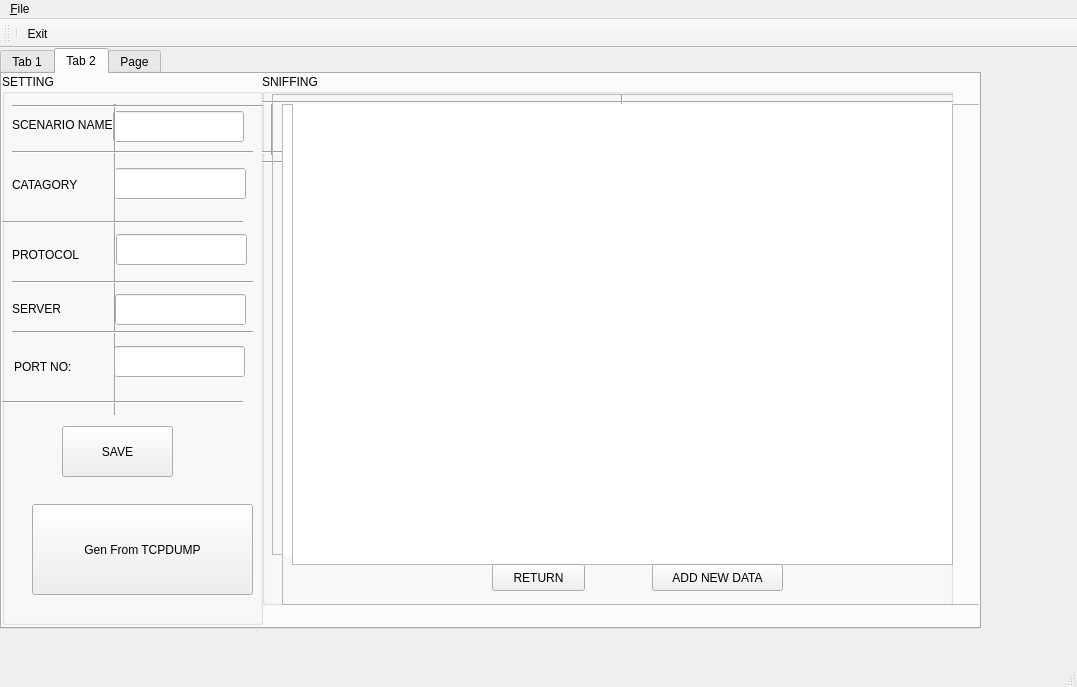
<?xml version="1.0" encoding="UTF-8"?>
<ui version="4.0">
 <class>MainWindow</class>
 <widget class="QMainWindow" name="MainWindow">
  <property name="geometry">
   <rect>
    <x>0</x>
    <y>0</y>
    <width>1077</width>
    <height>687</height>
   </rect>
  </property>
  <property name="windowTitle">
   <string>TCP STUB</string>
  </property>
  <widget class="QWidget" name="centralWidget">
   <widget class="Line" name="line_4">
    <property name="geometry">
     <rect>
      <x>0</x>
      <y>-17</y>
      <width>761</width>
      <height>20</height>
     </rect>
    </property>
    <property name="orientation">
     <enum>Qt::Horizontal</enum>
    </property>
   </widget>
   <widget class="QTabWidget" name="tabWidget">
    <property name="geometry">
     <rect>
      <x>0</x>
      <y>0</y>
      <width>981</width>
      <height>581</height>
     </rect>
    </property>
    <property name="maximumSize">
     <size>
      <width>981</width>
      <height>581</height>
     </size>
    </property>
    <property name="whatsThis">
     <string>&lt;html&gt;&lt;head/&gt;&lt;body&gt;&lt;p&gt;Setting&lt;/p&gt;&lt;/body&gt;&lt;/html&gt;</string>
    </property>
    <property name="currentIndex">
     <number>1</number>
    </property>
    <widget class="QWidget" name="tab_3">
     <attribute name="title">
      <string>Tab 1</string>
     </attribute>
     <widget class="QLabel" name="lblInterfaceList_2">
      <property name="geometry">
       <rect>
        <x>30</x>
        <y>10</y>
        <width>111</width>
        <height>21</height>
       </rect>
      </property>
      <property name="maximumSize">
       <size>
        <width>241</width>
        <height>16777215</height>
       </size>
      </property>
      <property name="frameShape">
       <enum>QFrame::StyledPanel</enum>
      </property>
      <property name="text">
       <string>INTERFACE LIST</string>
      </property>
      <property name="textFormat">
       <enum>Qt::LogText</enum>
      </property>
     </widget>
     <widget class="Line" name="line_3">
      <property name="geometry">
       <rect>
        <x>0</x>
        <y>0</y>
        <width>761</width>
        <height>21</height>
       </rect>
      </property>
      <property name="orientation">
       <enum>Qt::Horizontal</enum>
      </property>
     </widget>
     <widget class="Line" name="line_5">
      <property name="geometry">
       <rect>
        <x>413</x>
        <y>110</y>
        <width>20</width>
        <height>431</height>
       </rect>
      </property>
      <property name="orientation">
       <enum>Qt::Vertical</enum>
      </property>
     </widget>
     <widget class="Line" name="line_2">
      <property name="geometry">
       <rect>
        <x>0</x>
        <y>200</y>
        <width>751</width>
        <height>16</height>
       </rect>
      </property>
      <property name="orientation">
       <enum>Qt::Horizontal</enum>
      </property>
     </widget>
     <widget class="Line" name="line">
      <property name="geometry">
       <rect>
        <x>150</x>
        <y>10</y>
        <width>31</width>
        <height>411</height>
       </rect>
      </property>
      <property name="orientation">
       <enum>Qt::Vertical</enum>
      </property>
     </widget>
     <widget class="QTextBrowser" name="txtBrowserInterface">
      <property name="geometry">
       <rect>
        <x>20</x>
        <y>40</y>
        <width>121</width>
        <height>151</height>
       </rect>
      </property>
      <property name="mouseTracking">
       <bool>false</bool>
      </property>
      <property name="autoFillBackground">
       <bool>true</bool>
      </property>
      <property name="frameShape">
       <enum>QFrame::Box</enum>
      </property>
      <property name="lineWidth">
       <number>2</number>
      </property>
      <property name="midLineWidth">
       <number>1</number>
      </property>
     </widget>
    </widget>
    <widget class="QWidget" name="tab_4">
     <attribute name="title">
      <string>Tab 2</string>
     </attribute>
     <widget class="QGroupBox" name="groupBox">
      <property name="geometry">
       <rect>
        <x>0</x>
        <y>0</y>
        <width>261</width>
        <height>551</height>
       </rect>
      </property>
      <property name="title">
       <string>SETTING</string>
      </property>
      <widget class="QLabel" name="lblScenarioName">
       <property name="geometry">
        <rect>
         <x>10</x>
         <y>30</y>
         <width>101</width>
         <height>41</height>
        </rect>
       </property>
       <property name="text">
        <string>SCENARIO NAME</string>
       </property>
      </widget>
      <widget class="QLabel" name="lblCatagory">
       <property name="geometry">
        <rect>
         <x>10</x>
         <y>90</y>
         <width>111</width>
         <height>41</height>
        </rect>
       </property>
       <property name="text">
        <string>CATAGORY</string>
       </property>
      </widget>
      <widget class="QLabel" name="lblProtocol">
       <property name="geometry">
        <rect>
         <x>10</x>
         <y>160</y>
         <width>101</width>
         <height>41</height>
        </rect>
       </property>
       <property name="text">
        <string>PROTOCOL</string>
       </property>
      </widget>
      <widget class="QLabel" name="lblServer">
       <property name="geometry">
        <rect>
         <x>10</x>
         <y>214</y>
         <width>91</width>
         <height>41</height>
        </rect>
       </property>
       <property name="text">
        <string>SERVER</string>
       </property>
      </widget>
      <widget class="QLineEdit" name="lneEditScenarioName">
       <property name="geometry">
        <rect>
         <x>111</x>
         <y>37</y>
         <width>131</width>
         <height>31</height>
        </rect>
       </property>
      </widget>
      <widget class="QLineEdit" name="lneEditCatagory">
       <property name="geometry">
        <rect>
         <x>113</x>
         <y>94</y>
         <width>131</width>
         <height>31</height>
        </rect>
       </property>
      </widget>
      <widget class="QLineEdit" name="lneEditProtocol">
       <property name="geometry">
        <rect>
         <x>114</x>
         <y>160</y>
         <width>131</width>
         <height>31</height>
        </rect>
       </property>
      </widget>
      <widget class="Line" name="line_6">
       <property name="geometry">
        <rect>
         <x>103</x>
         <y>30</y>
         <width>20</width>
         <height>311</height>
        </rect>
       </property>
       <property name="orientation">
        <enum>Qt::Vertical</enum>
       </property>
      </widget>
      <widget class="QLineEdit" name="lneEditServer">
       <property name="geometry">
        <rect>
         <x>113</x>
         <y>220</y>
         <width>131</width>
         <height>31</height>
        </rect>
       </property>
      </widget>
      <widget class="QLabel" name="lblPortNo">
       <property name="geometry">
        <rect>
         <x>12</x>
         <y>272</y>
         <width>91</width>
         <height>41</height>
        </rect>
       </property>
       <property name="text">
        <string>PORT NO:</string>
       </property>
      </widget>
      <widget class="QLineEdit" name="lneEditPortNo">
       <property name="geometry">
        <rect>
         <x>112</x>
         <y>272</y>
         <width>131</width>
         <height>31</height>
        </rect>
       </property>
      </widget>
      <widget class="Line" name="line_7">
       <property name="geometry">
        <rect>
         <x>10</x>
         <y>250</y>
         <width>241</width>
         <height>16</height>
        </rect>
       </property>
       <property name="orientation">
        <enum>Qt::Horizontal</enum>
       </property>
      </widget>
      <widget class="Line" name="line_8">
       <property name="geometry">
        <rect>
         <x>10</x>
         <y>200</y>
         <width>241</width>
         <height>16</height>
        </rect>
       </property>
       <property name="orientation">
        <enum>Qt::Horizontal</enum>
       </property>
      </widget>
      <widget class="Line" name="line_9">
       <property name="geometry">
        <rect>
         <x>0</x>
         <y>140</y>
         <width>241</width>
         <height>16</height>
        </rect>
       </property>
       <property name="orientation">
        <enum>Qt::Horizontal</enum>
       </property>
      </widget>
      <widget class="Line" name="line_10">
       <property name="geometry">
        <rect>
         <x>10</x>
         <y>70</y>
         <width>241</width>
         <height>16</height>
        </rect>
       </property>
       <property name="orientation">
        <enum>Qt::Horizontal</enum>
       </property>
      </widget>
      <widget class="Line" name="line_11">
       <property name="geometry">
        <rect>
         <x>0</x>
         <y>320</y>
         <width>241</width>
         <height>16</height>
        </rect>
       </property>
       <property name="orientation">
        <enum>Qt::Horizontal</enum>
       </property>
      </widget>
      <widget class="Line" name="line_12">
       <property name="geometry">
        <rect>
         <x>10</x>
         <y>24</y>
         <width>251</width>
         <height>16</height>
        </rect>
       </property>
       <property name="orientation">
        <enum>Qt::Horizontal</enum>
       </property>
      </widget>
      <widget class="QPushButton" name="pshButtonSaveScenariocredentials">
       <property name="geometry">
        <rect>
         <x>60</x>
         <y>352</y>
         <width>111</width>
         <height>51</height>
        </rect>
       </property>
       <property name="text">
        <string>SAVE</string>
       </property>
      </widget>
      <widget class="QPushButton" name="pshBtnGenDataFromTcpDump">
       <property name="geometry">
        <rect>
         <x>30</x>
         <y>430</y>
         <width>221</width>
         <height>91</height>
        </rect>
       </property>
       <property name="text">
        <string>Gen From TCPDUMP</string>
       </property>
      </widget>
     </widget>
     <widget class="QGroupBox" name="grpBoxStartSniffing">
      <property name="geometry">
       <rect>
        <x>260</x>
        <y>0</y>
        <width>691</width>
        <height>531</height>
       </rect>
      </property>
      <property name="title">
       <string>SNIFFING</string>
      </property>
      <widget class="QLabel" name="label_6">
       <property name="geometry">
        <rect>
         <x>20</x>
         <y>40</y>
         <width>91</width>
         <height>31</height>
        </rect>
       </property>
       <property name="text">
        <string>INTERFACE :</string>
       </property>
      </widget>
      <widget class="Line" name="line_13">
       <property name="geometry">
        <rect>
         <x>0</x>
         <y>20</y>
         <width>701</width>
         <height>16</height>
        </rect>
       </property>
       <property name="orientation">
        <enum>Qt::Horizontal</enum>
       </property>
      </widget>
      <widget class="Line" name="line_14">
       <property name="geometry">
        <rect>
         <x>0</x>
         <y>70</y>
         <width>701</width>
         <height>16</height>
        </rect>
       </property>
       <property name="orientation">
        <enum>Qt::Horizontal</enum>
       </property>
      </widget>
      <widget class="QComboBox" name="cmbBoxInterfaces">
       <property name="geometry">
        <rect>
         <x>130</x>
         <y>32</y>
         <width>201</width>
         <height>41</height>
        </rect>
       </property>
      </widget>
      <widget class="QPushButton" name="pshButtonStartSniffing">
       <property name="geometry">
        <rect>
         <x>380</x>
         <y>30</y>
         <width>141</width>
         <height>41</height>
        </rect>
       </property>
       <property name="text">
        <string>START SNIFFING</string>
       </property>
      </widget>
      <widget class="Line" name="line_15">
       <property name="geometry">
        <rect>
         <x>350</x>
         <y>20</y>
         <width>20</width>
         <height>61</height>
        </rect>
       </property>
       <property name="orientation">
        <enum>Qt::Vertical</enum>
       </property>
      </widget>
      <widget class="Line" name="line_16">
       <property name="geometry">
        <rect>
         <x>523</x>
         <y>30</y>
         <width>20</width>
         <height>51</height>
        </rect>
       </property>
       <property name="orientation">
        <enum>Qt::Vertical</enum>
       </property>
      </widget>
      <widget class="QPushButton" name="pshButtonStopSniffing">
       <property name="geometry">
        <rect>
         <x>550</x>
         <y>30</y>
         <width>131</width>
         <height>41</height>
        </rect>
       </property>
       <property name="text">
        <string>STOP SNIFFING</string>
       </property>
      </widget>
      <widget class="Line" name="line_17">
       <property name="geometry">
        <rect>
         <x>0</x>
         <y>30</y>
         <width>20</width>
         <height>51</height>
        </rect>
       </property>
       <property name="orientation">
        <enum>Qt::Vertical</enum>
       </property>
      </widget>
      <widget class="Line" name="line_18">
       <property name="geometry">
        <rect>
         <x>680</x>
         <y>30</y>
         <width>20</width>
         <height>51</height>
        </rect>
       </property>
       <property name="orientation">
        <enum>Qt::Vertical</enum>
       </property>
      </widget>
      <widget class="Line" name="line_19">
       <property name="geometry">
        <rect>
         <x>0</x>
         <y>80</y>
         <width>701</width>
         <height>16</height>
        </rect>
       </property>
       <property name="orientation">
        <enum>Qt::Horizontal</enum>
       </property>
      </widget>
      <widget class="QFrame" name="frmPacketSetting">
       <property name="geometry">
        <rect>
         <x>10</x>
         <y>20</y>
         <width>691</width>
         <height>461</height>
        </rect>
       </property>
       <property name="frameShape">
        <enum>QFrame::StyledPanel</enum>
       </property>
       <property name="frameShadow">
        <enum>QFrame::Raised</enum>
       </property>
       <widget class="QTableView" name="tblViewShowPacketSettings">
        <property name="geometry">
         <rect>
          <x>10</x>
          <y>10</y>
          <width>681</width>
          <height>481</height>
         </rect>
        </property>
       </widget>
       <widget class="QScrollBar" name="horizontalScrollBar">
        <property name="geometry">
         <rect>
          <x>210</x>
          <y>450</y>
          <width>160</width>
          <height>16</height>
         </rect>
        </property>
        <property name="orientation">
         <enum>Qt::Horizontal</enum>
        </property>
       </widget>
      </widget>
     </widget>
     <widget class="QFrame" name="frmPacket">
      <property name="geometry">
       <rect>
        <x>280</x>
        <y>30</y>
        <width>821</width>
        <height>501</height>
       </rect>
      </property>
      <property name="frameShape">
       <enum>QFrame::StyledPanel</enum>
      </property>
      <property name="frameShadow">
       <enum>QFrame::Raised</enum>
      </property>
      <widget class="QTableView" name="tblViewPacket">
       <property name="geometry">
        <rect>
         <x>10</x>
         <y>-10</y>
         <width>661</width>
         <height>471</height>
        </rect>
       </property>
      </widget>
      <widget class="QPushButton" name="pshButtonReturnPacketSetting">
       <property name="geometry">
        <rect>
         <x>210</x>
         <y>460</y>
         <width>93</width>
         <height>27</height>
        </rect>
       </property>
       <property name="text">
        <string>RETURN</string>
       </property>
      </widget>
      <widget class="QPushButton" name="pushButton">
       <property name="geometry">
        <rect>
         <x>370</x>
         <y>460</y>
         <width>131</width>
         <height>27</height>
        </rect>
       </property>
       <property name="text">
        <string>ADD NEW DATA</string>
       </property>
      </widget>
     </widget>
    </widget>
    <widget class="QWidget" name="tab">
     <attribute name="title">
      <string>Page</string>
     </attribute>
     <widget class="QFrame" name="frmStartServer">
      <property name="geometry">
       <rect>
        <x>10</x>
        <y>10</y>
        <width>241</width>
        <height>221</height>
       </rect>
      </property>
      <property name="frameShape">
       <enum>QFrame::StyledPanel</enum>
      </property>
      <property name="frameShadow">
       <enum>QFrame::Raised</enum>
      </property>
      <widget class="QLabel" name="lblSelectScenario">
       <property name="geometry">
        <rect>
         <x>10</x>
         <y>0</y>
         <width>121</width>
         <height>17</height>
        </rect>
       </property>
       <property name="text">
        <string>Select Scenario</string>
       </property>
      </widget>
      <widget class="QPushButton" name="pshButtonStartServer">
       <property name="geometry">
        <rect>
         <x>30</x>
         <y>180</y>
         <width>161</width>
         <height>31</height>
        </rect>
       </property>
       <property name="text">
        <string>START SERVER</string>
       </property>
      </widget>
      <widget class="QLabel" name="lblServerIp">
       <property name="geometry">
        <rect>
         <x>10</x>
         <y>70</y>
         <width>81</width>
         <height>17</height>
        </rect>
       </property>
       <property name="text">
        <string>Server Ip</string>
       </property>
      </widget>
      <widget class="QLabel" name="lblPOrt">
       <property name="geometry">
        <rect>
         <x>10</x>
         <y>130</y>
         <width>71</width>
         <height>21</height>
        </rect>
       </property>
       <property name="text">
        <string>Port</string>
       </property>
      </widget>
      <widget class="QLineEdit" name="lnEditPort">
       <property name="geometry">
        <rect>
         <x>50</x>
         <y>140</y>
         <width>121</width>
         <height>27</height>
        </rect>
       </property>
      </widget>
      <widget class="QLineEdit" name="lnEditScenarioname">
       <property name="geometry">
        <rect>
         <x>40</x>
         <y>20</y>
         <width>131</width>
         <height>27</height>
        </rect>
       </property>
      </widget>
      <widget class="QLineEdit" name="lnEditServerIp">
       <property name="geometry">
        <rect>
         <x>50</x>
         <y>90</y>
         <width>131</width>
         <height>27</height>
        </rect>
       </property>
      </widget>
     </widget>
     <widget class="Line" name="line_20">
      <property name="geometry">
       <rect>
        <x>250</x>
        <y>0</y>
        <width>20</width>
        <height>551</height>
       </rect>
      </property>
      <property name="orientation">
       <enum>Qt::Vertical</enum>
      </property>
     </widget>
     <widget class="QFrame" name="frmServerResult">
      <property name="geometry">
       <rect>
        <x>280</x>
        <y>90</y>
        <width>681</width>
        <height>441</height>
       </rect>
      </property>
      <property name="frameShape">
       <enum>QFrame::StyledPanel</enum>
      </property>
      <property name="frameShadow">
       <enum>QFrame::Raised</enum>
      </property>
      <widget class="QTableView" name="tblViewShowPacketSettingsNewPacket">
       <property name="geometry">
        <rect>
         <x>20</x>
         <y>31</y>
         <width>651</width>
         <height>401</height>
        </rect>
       </property>
      </widget>
      <widget class="QTextEdit" name="txtEditQuery">
       <property name="geometry">
        <rect>
         <x>90</x>
         <y>50</y>
         <width>531</width>
         <height>341</height>
        </rect>
       </property>
      </widget>
      <widget class="QPushButton" name="pshBttnCancelQuery">
       <property name="geometry">
        <rect>
         <x>240</x>
         <y>400</y>
         <width>93</width>
         <height>27</height>
        </rect>
       </property>
       <property name="text">
        <string>CANCEL</string>
       </property>
      </widget>
      <widget class="QPushButton" name="pshBttnUpdateQuery">
       <property name="geometry">
        <rect>
         <x>390</x>
         <y>400</y>
         <width>93</width>
         <height>27</height>
        </rect>
       </property>
       <property name="text">
        <string>UPDATE</string>
       </property>
      </widget>
      <widget class="QPushButton" name="pshButtnInsertQuery">
       <property name="geometry">
        <rect>
         <x>530</x>
         <y>400</y>
         <width>93</width>
         <height>27</height>
        </rect>
       </property>
       <property name="text">
        <string>INSERT</string>
       </property>
      </widget>
      <widget class="QPushButton" name="pshBttnDelete">
       <property name="geometry">
        <rect>
         <x>110</x>
         <y>400</y>
         <width>93</width>
         <height>27</height>
        </rect>
       </property>
       <property name="text">
        <string>DELETE</string>
       </property>
      </widget>
     </widget>
     <widget class="QFrame" name="frmStopServer">
      <property name="geometry">
       <rect>
        <x>10</x>
        <y>240</y>
        <width>241</width>
        <height>271</height>
       </rect>
      </property>
      <property name="frameShape">
       <enum>QFrame::StyledPanel</enum>
      </property>
      <property name="frameShadow">
       <enum>QFrame::Raised</enum>
      </property>
      <widget class="QPushButton" name="pshButtonSttopServer">
       <property name="geometry">
        <rect>
         <x>10</x>
         <y>190</y>
         <width>121</width>
         <height>71</height>
        </rect>
       </property>
       <property name="text">
        <string>STOP SERVER</string>
       </property>
      </widget>
      <widget class="QLabel" name="lblIncomingPacketNumbers">
       <property name="geometry">
        <rect>
         <x>10</x>
         <y>20</y>
         <width>121</width>
         <height>17</height>
        </rect>
       </property>
       <property name="text">
        <string>Incoming Packet</string>
       </property>
      </widget>
      <widget class="QLabel" name="lblOutgoingPacketsNumber">
       <property name="geometry">
        <rect>
         <x>11</x>
         <y>80</y>
         <width>111</width>
         <height>17</height>
        </rect>
       </property>
       <property name="text">
        <string>Outgoing Packet</string>
       </property>
      </widget>
      <widget class="QLineEdit" name="lnEditIncomingPacketNumber">
       <property name="geometry">
        <rect>
         <x>152</x>
         <y>10</y>
         <width>61</width>
         <height>31</height>
        </rect>
       </property>
      </widget>
      <widget class="QLineEdit" name="lnEditOutgoingPacketNumber">
       <property name="geometry">
        <rect>
         <x>152</x>
         <y>70</y>
         <width>71</width>
         <height>31</height>
        </rect>
       </property>
      </widget>
     </widget>
     <widget class="QPushButton" name="pshButtonDissectPackets">
      <property name="geometry">
       <rect>
        <x>460</x>
        <y>2</y>
        <width>211</width>
        <height>41</height>
       </rect>
      </property>
      <property name="text">
       <string>DISSECT PACKET</string>
      </property>
     </widget>
    </widget>
   </widget>
  </widget>
  <widget class="QToolBar" name="mainToolBar">
   <attribute name="toolBarArea">
    <enum>TopToolBarArea</enum>
   </attribute>
   <attribute name="toolBarBreak">
    <bool>false</bool>
   </attribute>
   <addaction name="separator"/>
   <addaction name="actionExit"/>
  </widget>
  <widget class="QStatusBar" name="statusBar"/>
  <widget class="QMenuBar" name="menuBar">
   <property name="geometry">
    <rect>
     <x>0</x>
     <y>0</y>
     <width>1077</width>
     <height>25</height>
    </rect>
   </property>
   <widget class="QMenu" name="menu_File">
    <property name="title">
     <string>&amp;File</string>
    </property>
    <addaction name="action_New_Project"/>
    <addaction name="action_Open_Project"/>
    <addaction name="separator"/>
    <addaction name="actionExit"/>
   </widget>
   <addaction name="menu_File"/>
  </widget>
  <action name="actionNewproject">
   <property name="text">
    <string>Newproject</string>
   </property>
  </action>
  <action name="actionOpenProject">
   <property name="text">
    <string>OpenProject</string>
   </property>
  </action>
  <action name="actionQuit">
   <property name="text">
    <string>Quit</string>
   </property>
  </action>
  <action name="action_New_Project">
   <property name="text">
    <string>&amp;New Project</string>
   </property>
  </action>
  <action name="action_Save_Project">
   <property name="text">
    <string>&amp;Save Project</string>
   </property>
  </action>
  <action name="actionExit">
   <property name="text">
    <string>E&amp;xit</string>
   </property>
  </action>
  <action name="action_Open_Project">
   <property name="text">
    <string>&amp;Open Project</string>
   </property>
  </action>
  <action name="actionAdd_Db_Server">
   <property name="text">
    <string>Add Db Server</string>
   </property>
  </action>
  <action name="actionAdd_App_Server">
   <property name="text">
    <string>Add App Server</string>
   </property>
  </action>
 </widget>
 <layoutdefault spacing="6" margin="11"/>
 <resources/>
 <connections/>
</ui>
